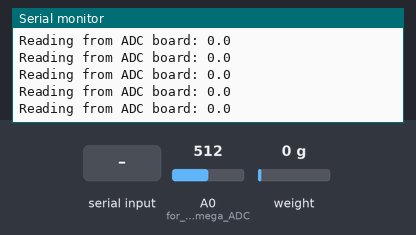
Simulated run of this sketch. Board: Arduino Uno, built with avr-gcc and run on an emulated ATmega328P. Parts: the last lines printed to the serial monitor. The test bench sets the inputs (shaded band); at power-on: weight on the scale 0 g, A0 (for_ATmega_ADC) = 512.

Above: at 2.2 s.
2.3 s: "1\n" received over Serial
At 2.8 s:
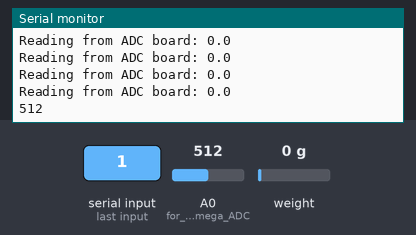
5.1 s: weight on the scale set to 100 g
At 6.4 s:
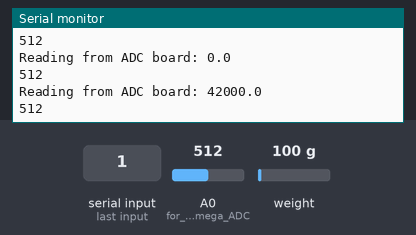
6.6 s: A0 (for_ATmega_ADC) set to 716
At 7.8 s:
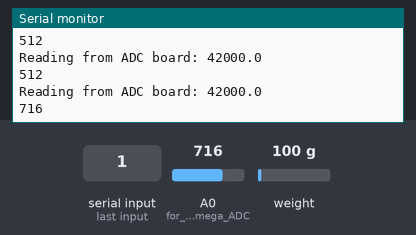
8.1 s: weight on the scale set to 1250 g
At 8.8 s:
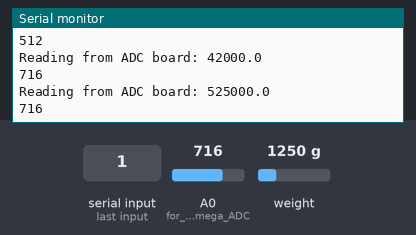
9.6 s: A0 (for_ATmega_ADC) set to 900
At 10.4 s:
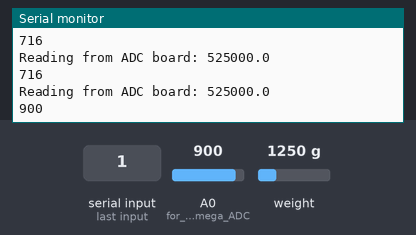
Timing chart, 0 to 12.1 s (numbered marks = the images above; inputs shaded):
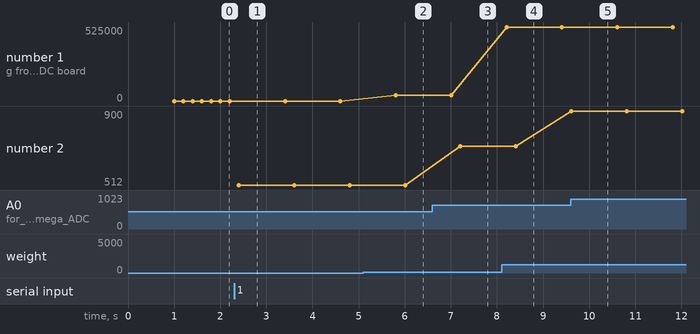

Measured:
- after the input at 2.3 s, the serial monitor: prints a new line after 0.11 s (image 1)
- after the input at 5.1 s, the serial monitor: prints a new line after 0.71 s (image 2)
- after the input at 6.6 s, the serial monitor: prints a new line after 0.61 s (image 3)
- after the input at 8.1 s, the serial monitor: prints a new line after 0.11 s (image 4)
- after the input at 9.6 s, the serial monitor: prints a new line at once (image 5)
- plotted number 1: 0 → 42000 after the input at 5.1 s, 42000 → 525000 after the input at 8.1 s
- plotted number 2: 512 → 716 after the input at 6.6 s, 716 → 900 after the input at 9.6 s

The sketch:

Main_Poto.ino
```cpp
/*
 * File: Main_Proto
 * Description: Used during the prototype phase to test getting data from strain gauge
 * Date: 2021-11-03
 * Author: Andy Keats (axk7655@rit.edu)
 *
 */

#include "HX711.h"

#define cal_factor 0

#define DOUT  5
#define CLK  4

int digitalValue = 0;

HX711 scale;

void setup() {
    Serial.begin(115200);               //initial the Serial
    //pinMode(A0, INPUT);                 //for ATmega ADC

    scale.begin(DOUT, CLK);             //for external ADC
    scale.set_scale(cal_factor);
    scale.tare();
}

void loop()
{
  //stuff that does not need the bluetooth to work
  Serial.print("Reading from ADC board: ");
  Serial.print(scale.get_units(), 1); //Reads from ADC board.
  Serial.println(" ");
  delay(100);

  //Following only works when the bluetooth works.
  if(Serial.available())
  {
    digitalValue = analogRead(A0);
    //Serial.write(analogRead(A0));    //send onboard ADC value over bluetooth
    Serial.println(digitalValue);    //To the terminal
    Serial.write("\n");
    delay(1000);
  }
}
```
